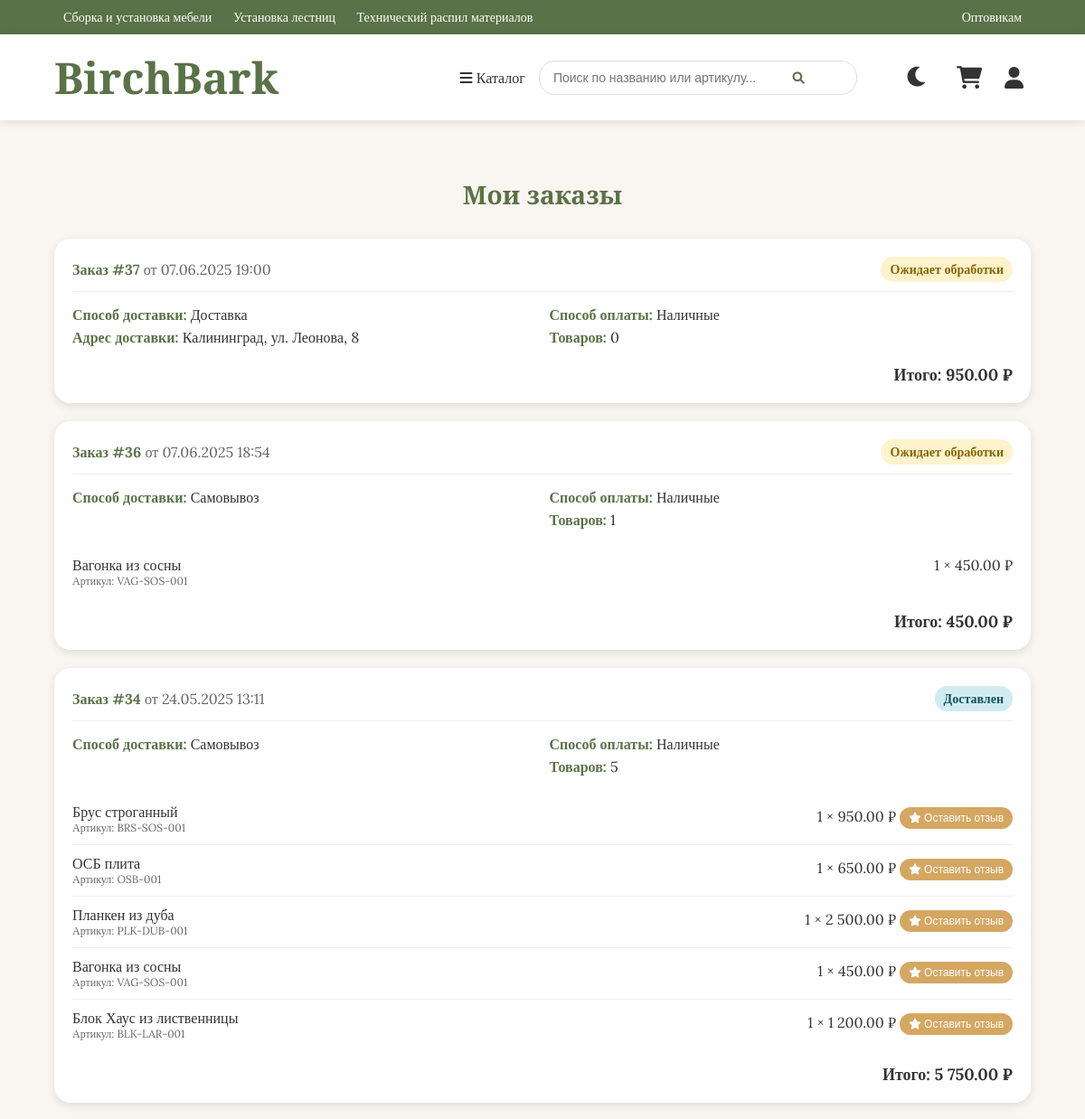
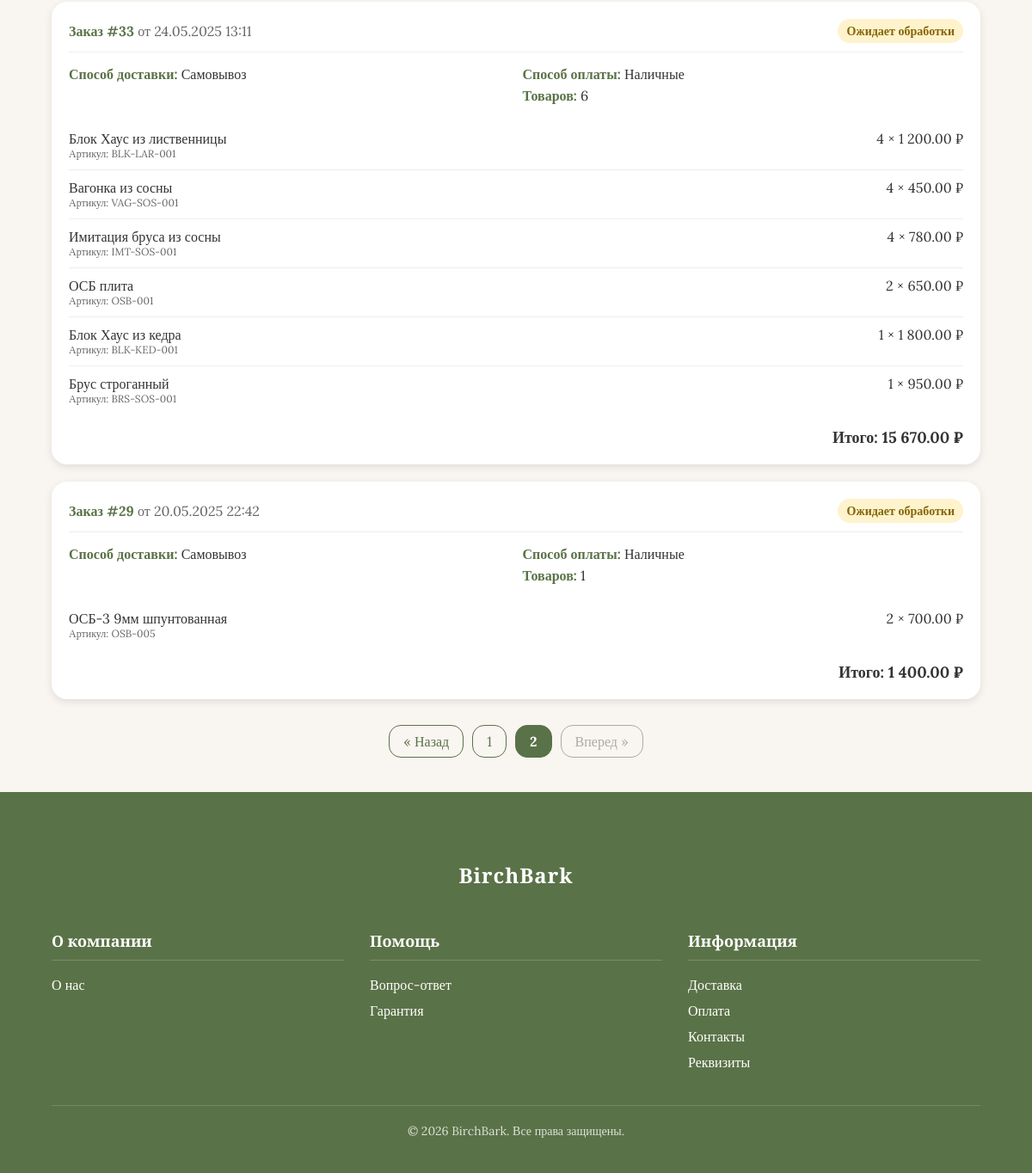
Page /orders.php?page=2 (signed in) on the committed database (2 pictures, top to bottom).
### tables this page shows
CREATE TABLE `Orders` (
  `order_id` int UNSIGNED NOT NULL,
  `user_id` int UNSIGNED NOT NULL,
  `order_date` datetime NOT NULL,
  `total_amount` decimal(10,2) NOT NULL,
  `delivery_method` enum('pickup','delivery') NOT NULL,
  `delivery_address` varchar(255) DEFAULT NULL,
  `payment_method` enum('cash','card') NOT NULL,
  `status` enum('pending','processing','shipped','delivered','cancelled') NOT NULL DEFAULT 'pending',
  `comment` text,
  `last_updated` timestamp NOT NULL DEFAULT CURRENT_TIMESTAMP ON UPDATE CURRENT_TIMESTAMP
);

CREATE TABLE `OrderItems` (
  `order_item_id` int UNSIGNED NOT NULL,
  `order_id` int UNSIGNED NOT NULL,
  `product_id` int UNSIGNED DEFAULT NULL,
  `product_name` varchar(255) DEFAULT NULL,
  `product_price` decimal(10,2) DEFAULT NULL,
  `quantity` int NOT NULL,
  `price_per_unit` decimal(10,2) NOT NULL
);

CREATE TABLE `Products` (
  `product_id` int UNSIGNED NOT NULL,
  `product_name` varchar(255) NOT NULL,
  `manufacturer_id` int UNSIGNED NOT NULL,
  `supplier_id` int UNSIGNED NOT NULL,
  `specification_id` int UNSIGNED NOT NULL,
  `category_id` int UNSIGNED NOT NULL,
  `gallery_id` int UNSIGNED NOT NULL,
  `sku` varchar(50) NOT NULL,
  `description` text NOT NULL,
  `price` decimal(10,2) NOT NULL,
  `discount` decimal(5,2) DEFAULT '0.00',
  `date_added` timestamp NOT NULL DEFAULT CURRENT_TIMESTAMP,
  `is_active` tinyint(1) NOT NULL DEFAULT '1',
  `average_rating` decimal(3,2) DEFAULT '0.00',
  `stock_quantity` int NOT NULL DEFAULT '0'
);

### orders.php (the view, shortened to what this page needs)
<?php
$db = new PDO('mysql:host=localhost;dbname=supercy8_bd;charset=utf8', 'supercy8_bd', 'al1vaawitch133711072005!');
$limit = isset($_GET['limit']) ? (int)$_GET['limit'] : 5;
$page = isset($_GET['page']) ? (int)$_GET['page'] : 1;
$offset = ($page - 1) * $limit;
$query = "
    SELECT
        o.*,
        u.first_name,
        u.last_name,
        (SELECT COUNT(*) FROM OrderItems oi WHERE oi.order_id = o.order_id) AS items_count
    FROM Orders o
    JOIN Users u ON o.user_id = u.user_id
    ORDER BY o.order_date DESC
    LIMIT :limit OFFSET :offset
";
$stmt = $db->prepare($query);
$stmt->bindValue(':limit', $limit, PDO::PARAM_INT);
$stmt->bindValue(':offset', $offset, PDO::PARAM_INT);
$stmt->execute();
$orders = $stmt->fetchAll(PDO::FETCH_ASSOC);
?>
<!DOCTYPE html>
<html lang="ru" data-theme="light">
<head>
    <link rel="stylesheet" href="https://cdnjs.cloudflare.com/ajax/libs/font-awesome/6.0.0-beta3/css/all.min.css">
</head>
<body>
<?php include 'header.php'; ?>
    <section class="orders-section">
        <div class="container">
            <h2 class="section-title">Мои заказы</h2>
            <?php if (count($orders) > 0): ?>
                <div class="order-list">
                    <?php foreach ($orders as $order): ?>
                        <div class="order-card">
                            <div class="order-header">
                                <div>
                                    <span class="order-id">Заказ #<?= $order['order_id'] ?></span>
                                    <span class="order-date">от <?= date('d.m.Y H:i', strtotime($order['order_date'])) ?></span>
                                </div>
                                <div class="order-status status-<?= $order['status'] ?>">
                                    <?php
                                        $statusLabels = [
                                            'pending' => 'Ожидает обработки',
                                            'processing' => 'В обработке',
                                            'shipped' => 'Отправлен',
                                            'delivered' => 'Доставлен',
                                            'cancelled' => 'Отменен'
                                        ];
                                        echo $statusLabels[$order['status']];
                                    ?>
                                </div>
                            </div>
                            <div class="order-details">
                                <div>
                                    <div class="order-detail">
                                        <span class="order-detail-label">Способ доставки:</span>
                                        <?= $order['delivery_method'] == 'pickup' ? 'Самовывоз' : 'Доставка' ?>
                                    </div>
                                    <?php if ($order['delivery_method'] == 'delivery'): ?>
                                        <div class="order-detail">
                                            <span class="order-detail-label">Адрес доставки:</span>
                                            <?= htmlspecialchars($order['delivery_address']) ?>
                                        </div>
                                    <?php endif; ?>
                                </div>
                                <div>
                                    <div class="order-detail">
                                        <span class="order-detail-label">Способ оплаты:</span>
                                        <?= $order['payment_method'] == 'cash' ? 'Наличные' : 'Карта' ?>
                                    </div>
                                    <div class="order-detail">
                                        <span class="order-detail-label">Товаров:</span>
                                        <?= $order['items_count'] ?>
                                    </div>
                                </div>
                            </div>
                            <div class="order-items">
                                <?php
                                    $itemsQuery = $db->prepare("
                                        SELECT oi.*, p.product_name, p.sku
                                        FROM OrderItems oi
                                        JOIN Products p ON oi.product_id = p.product_id
                                        WHERE oi.order_id = ?
                                    ");
                                    $itemsQuery->execute([$order['order_id']]);
                                    $items = $itemsQuery->fetchAll(PDO::FETCH_ASSOC);
                                    foreach ($items as $item):
                                        $isDelivered = $order['status'] === 'delivered';
                                        $reviewCheck = $db->prepare("
                                            SELECT r.*
                                            FROM Reviews r
                                            WHERE r.product_id = ? AND r.user_id = ?
                                        ");
                                        $reviewCheck->execute([$item['product_id'], $_SESSION['user_id']]);
                                        $hasReview = $reviewCheck->fetch();
                                ?>
                                    <div class="order-item">
                                        <div>
                                            <div><?= htmlspecialchars($item['product_name']) ?></div>
                                            <div style="font-size: 12px; color: #666;">Артикул: <?= $item['sku'] ?></div>
                                        </div>
                                        <div>
                                            <?= $item['quantity'] ?> × <?= number_format($item['price_per_unit'], 2, '.', ' ') ?> ₽
                                            <?php if ($isDelivered): ?>
                                                <?php if (!$hasReview): ?>
                                                    <button class="add-review-btn"
                                                            style="margin-top: 5px; padding: 5px 10px; font-size: 12px;"
                                                            onclick="openReviewModal(<?= $item['product_id'] ?>, '<?= htmlspecialchars(addslashes($item['product_name'])) ?>')">
                                                        <i class="fas fa-star"></i> Оставить отзыв
                                                    </button>
                                                <?php endif; ?>
                                            <?php endif; ?>
                                        </div>
                                    </div>
                                <?php endforeach; ?>
                            </div>
                            <div class="order-total">
                                Итого: <?= number_format($order['total_amount'], 2, '.', ' ') ?> ₽
                            </div>
                        </div>
                    <?php endforeach; ?>
                </div>
        <div class="pagination">
            <?php
            $totalOrdersStmt = $db->query("SELECT COUNT(*) FROM Orders");
            $totalOrders = $totalOrdersStmt->fetchColumn();
            $totalPages = ceil($totalOrders / $limit);
            $startPage = max(1, $page - 2);
            $endPage = min($totalPages, $page + 2);
            ?>
            <?php if ($page > 1): ?>
                <a href="?page=<?= $page - 1 ?>">&laquo; Назад</a>
            <?php else: ?>
                <span class="disabled">&laquo; Назад</span>
            <?php endif; ?>
            <?php
            for ($i = $startPage; $i <= $endPage; $i++) {
                if ($i == $page) {
                    echo '<span class="current">' . $i . '</span>';
                } else {
                    echo '<a href="?page=' . $i . '">' . $i . '</a>';
                }
            }
            ?>
            <?php if ($page < $totalPages): ?>
                <a href="?page=<?= $page + 1 ?>">Вперед &raquo;</a>
            <?php else: ?>
                <span class="disabled">Вперед &raquo;</span>
            <?php endif; ?>
        </div>
                </div>
            <?php endif; ?>
    </section>
    <footer class="footer">
        <?php include 'footer.php'; ?>
    </footer>
</body>
</html>

### orders.php (style rules this page uses)
:root { --primary-color: #5a7247; --secondary-color: #d4a762; --bg-light: #f9f5f0; --bg-dark: #2a2a2a; --text-light: #333; --text-dark: #f0f0f0; }
body { font-family: 'Lora', serif; margin: 0; padding: 0; background-color: var(--bg-light); color: var(--text-light); transition: all 0.3s ease; }
h1, h2, h3 { font-family: 'Cormorant Garamond', serif; }
.orders-section { padding: 40px 0; }
.section-title { text-align: center; margin-bottom: 30px; font-size: 28px; color: var(--primary-color); }
.order-list { display: flex; flex-direction: column; gap: 20px; }
.order-card { background: white; border-radius: 18px; padding: 20px; box-shadow: 0 3px 10px rgba(0,0,0,0.1); transition: transform 0.3s, box-shadow 0.3s; }
.order-header { display: flex; justify-content: space-between; align-items: center; margin-bottom: 15px; padding-bottom: 10px; border-bottom: 1px solid #eee; }
.order-id { font-weight: bold; color: var(--primary-color); }
.order-date { color: #666; }
.order-status { padding: 5px 10px; border-radius: 14px; font-size: 14px; font-weight: bold; }
.status-pending { background-color: #fff3cd; color: #856404; }
.status-delivered { background-color: #d1ecf1; color: #0c5460; }
.order-details { display: grid; grid-template-columns: 1fr 1fr; gap: 15px; margin-bottom: 15px; }
.order-detail { margin-bottom: 5px; }
.order-detail-label { font-weight: bold; color: var(--primary-color); }
.order-items { margin-top: 15px; }
.order-item { display: flex; justify-content: space-between; padding: 10px 0; border-bottom: 1px solid #eee; }
.order-item:last-child { border-bottom: none; }
.order-total { font-weight: bold; font-size: 18px; text-align: right; margin-top: 15px; }
.pagination { display: flex; justify-content: center; margin-top: 30px; gap: 10px; }
.pagination a, .pagination span { display: inline-block; padding: 8px 16px; border-radius: 14px; text-decoration: none; color: var(--primary-color); border: 1px solid var(--primary-color); transition: all 0.3s; }
.pagination .current { background-color: var(--primary-color); color: white; font-weight: bold; }
.pagination .disabled { color: #aaa; border-color: #aaa; pointer-events: none; }
.add-review-btn { background-color: var(--secondary-color); color: white; border: none; padding: 5px 10px; border-radius: 14px; cursor: pointer; transition: background-color 0.3s; font-size: 12px; }

### header.php (style rules this page uses)
:root { --primary-color: #5a7247; --secondary-color: #d4a762; --bg-light: #f9f5f0; --bg-dark: #2a2a2a; --text-light: #333; --text-dark: #f0f0f0; }
body { font-family: 'Lora', serif; margin: 0; padding: 0; background-color: var(--bg-light); color: var(--text-light); transition: all 0.3s ease; }
.container { width: 90%; max-width: 1200px; margin: 0 auto; }

### footer.php (style rules this page uses)
body { display: flex; flex-direction: column; min-height: 100vh; margin: 0; }
.container { flex: 1; }
.footer { background-color: var(--primary-color); color: white; padding: 40px 0 20px; margin-top: auto; }

### rows in the picture
orders: order_id "37", order_date "07.06.2025 19:00", status "Ожидает обработки", delivery_method "Доставка", delivery_address "Калининград, ул. Леонова, 8", payment_method "Наличные", items_count "0", total_amount "950.00"
orders: order_id "36", order_date "07.06.2025 18:54", status "Ожидает обработки", delivery_method "Самовывоз", payment_method "Наличные", items_count "1", total_amount "450.00"
orderitems: product.product_name "Вагонка из сосны", product.sku "VAG-SOS-001", quantity "1", price_per_unit "450.00"
orders: order_id "34", order_date "24.05.2025 13:11", status "Доставлен", delivery_method "Самовывоз", payment_method "Наличные", items_count "5", total_amount "5 750.00"
orderitems: product.product_name "Брус строганный", product.sku "BRS-SOS-001", quantity "1", price_per_unit "950.00"
orderitems: product.product_name "ОСБ плита", product.sku "OSB-001", quantity "1", price_per_unit "650.00"
orderitems: product.product_name "Планкен из дуба", product.sku "PLK-DUB-001", quantity "1", price_per_unit "2 500.00"
orderitems: product.product_name "Вагонка из сосны", product.sku "VAG-SOS-001", quantity "1", price_per_unit "450.00"
orderitems: product.product_name "Блок Хаус из лиственницы", product.sku "BLK-LAR-001", quantity "1", price_per_unit "1 200.00"
orders: order_id "33", order_date "24.05.2025 13:11", status "Ожидает обработки", delivery_method "Самовывоз", payment_method "Наличные", items_count "6", total_amount "15 670.00"
orderitems: product.product_name "Блок Хаус из лиственницы", product.sku "BLK-LAR-001", quantity "4", price_per_unit "1 200.00"
orderitems: product.product_name "Вагонка из сосны", product.sku "VAG-SOS-001", quantity "4", price_per_unit "450.00"
orderitems: product.product_name "Имитация бруса из сосны", product.sku "IMT-SOS-001", quantity "4", price_per_unit "780.00"
orderitems: product.product_name "ОСБ плита", product.sku "OSB-001", quantity "2", price_per_unit "650.00"
orderitems: product.product_name "Блок Хаус из кедра", product.sku "BLK-KED-001", quantity "1", price_per_unit "1 800.00"
orderitems: product.product_name "Брус строганный", product.sku "BRS-SOS-001", quantity "1", price_per_unit "950.00"
orders: order_id "29", order_date "20.05.2025 22:42", status "Ожидает обработки", delivery_method "Самовывоз", payment_method "Наличные", items_count "1", total_amount "1 400.00"
orderitems: product.product_name "ОСБ-3 9мм шпунтованная", product.sku "OSB-005", quantity "2", price_per_unit "700.00"
